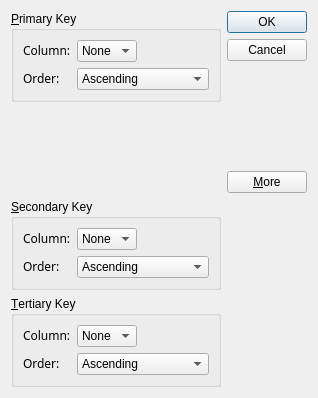
<?xml version="1.0" encoding="UTF-8"?>
<ui version="4.0">
 <class>SortDialog</class>
 <widget class="QDialog" name="SortDialog">
  <property name="geometry">
   <rect>
    <x>0</x>
    <y>0</y>
    <width>318</width>
    <height>398</height>
   </rect>
  </property>
  <property name="windowTitle">
   <string>Sort</string>
  </property>
  <layout class="QGridLayout">
   <item row="0" column="1" rowspan="2">
    <layout class="QVBoxLayout">
     <item>
      <widget class="QPushButton" name="okButton">
       <property name="text">
        <string>OK</string>
       </property>
       <property name="default">
        <bool>true</bool>
       </property>
      </widget>
     </item>
     <item>
      <widget class="QPushButton" name="cancelButton">
       <property name="text">
        <string>Cancel</string>
       </property>
      </widget>
     </item>
     <item>
      <spacer>
       <property name="orientation">
        <enum>Qt::Orientation::Vertical</enum>
       </property>
       <property name="sizeHint" stdset="0">
        <size>
         <width>20</width>
         <height>0</height>
        </size>
       </property>
      </spacer>
     </item>
     <item>
      <widget class="QPushButton" name="moreButton">
       <property name="text">
        <string>&amp;More</string>
       </property>
       <property name="checkable">
        <bool>true</bool>
       </property>
      </widget>
     </item>
    </layout>
   </item>
   <item row="3" column="0">
    <widget class="QGroupBox" name="tertiaryGroupBox">
     <property name="title">
      <string>&amp;Tertiary Key</string>
     </property>
     <layout class="QGridLayout">
      <item row="1" column="1" colspan="2">
       <widget class="QComboBox" name="tertiaryOrderCombo">
        <item>
         <property name="text">
          <string>Ascending</string>
         </property>
        </item>
        <item>
         <property name="text">
          <string>Descending</string>
         </property>
        </item>
       </widget>
      </item>
      <item row="1" column="0">
       <widget class="QLabel" name="tertiaryOrderLabel">
        <property name="text">
         <string>&lt;html&gt;&lt;head&gt;&lt;meta name=&quot;qrichtext&quot; content=&quot;1&quot; /&gt;&lt;/head&gt;&lt;body style=&quot; white-space: pre-wrap; font-family:Sans Serif; font-weight:400; font-style:normal; text-decoration:none;&quot;&gt;&lt;p style=&quot; margin-top:0px; margin-bottom:0px; margin-left:0px; margin-right:0px; -qt-block-indent:0; text-indent:0px;&quot;&gt;Order:&lt;/p&gt;&lt;/body&gt;&lt;/html&gt;</string>
        </property>
       </widget>
      </item>
      <item row="0" column="0">
       <widget class="QLabel" name="tertiaryColumnLabel">
        <property name="text">
         <string>&lt;html&gt;&lt;head&gt;&lt;meta name=&quot;qrichtext&quot; content=&quot;1&quot; /&gt;&lt;/head&gt;&lt;body style=&quot; white-space: pre-wrap; font-family:Sans Serif; font-weight:400; font-style:normal; text-decoration:none;&quot;&gt;&lt;p style=&quot; margin-top:0px; margin-bottom:0px; margin-left:0px; margin-right:0px; -qt-block-indent:0; text-indent:0px;&quot;&gt;Column:&lt;/p&gt;&lt;/body&gt;&lt;/html&gt;</string>
        </property>
       </widget>
      </item>
      <item row="0" column="2">
       <spacer>
        <property name="orientation">
         <enum>Qt::Orientation::Horizontal</enum>
        </property>
        <property name="sizeHint" stdset="0">
         <size>
          <width>31</width>
          <height>20</height>
         </size>
        </property>
       </spacer>
      </item>
      <item row="0" column="1">
       <widget class="QComboBox" name="tertiaryColumnCombo">
        <item>
         <property name="text">
          <string>None</string>
         </property>
        </item>
       </widget>
      </item>
     </layout>
    </widget>
   </item>
   <item row="2" column="0">
    <widget class="QGroupBox" name="secondaryGroupBox">
     <property name="title">
      <string>&amp;Secondary Key</string>
     </property>
     <layout class="QGridLayout">
      <item row="1" column="1" colspan="2">
       <widget class="QComboBox" name="secondaryOrderCombo">
        <item>
         <property name="text">
          <string>Ascending</string>
         </property>
        </item>
        <item>
         <property name="text">
          <string>Descending</string>
         </property>
        </item>
       </widget>
      </item>
      <item row="1" column="0">
       <widget class="QLabel" name="secondaryOrderLabel">
        <property name="text">
         <string>&lt;html&gt;&lt;head&gt;&lt;meta name=&quot;qrichtext&quot; content=&quot;1&quot; /&gt;&lt;/head&gt;&lt;body style=&quot; white-space: pre-wrap; font-family:Sans Serif; font-weight:400; font-style:normal; text-decoration:none;&quot;&gt;&lt;p style=&quot; margin-top:0px; margin-bottom:0px; margin-left:0px; margin-right:0px; -qt-block-indent:0; text-indent:0px;&quot;&gt;Order:&lt;/p&gt;&lt;/body&gt;&lt;/html&gt;</string>
        </property>
       </widget>
      </item>
      <item row="0" column="0">
       <widget class="QLabel" name="secondaryColumnLabel">
        <property name="text">
         <string>&lt;html&gt;&lt;head&gt;&lt;meta name=&quot;qrichtext&quot; content=&quot;1&quot; /&gt;&lt;/head&gt;&lt;body style=&quot; white-space: pre-wrap; font-family:Sans Serif; font-weight:400; font-style:normal; text-decoration:none;&quot;&gt;&lt;p style=&quot; margin-top:0px; margin-bottom:0px; margin-left:0px; margin-right:0px; -qt-block-indent:0; text-indent:0px;&quot;&gt;Column:&lt;/p&gt;&lt;/body&gt;&lt;/html&gt;</string>
        </property>
       </widget>
      </item>
      <item row="0" column="2">
       <spacer>
        <property name="orientation">
         <enum>Qt::Orientation::Horizontal</enum>
        </property>
        <property name="sizeHint" stdset="0">
         <size>
          <width>31</width>
          <height>20</height>
         </size>
        </property>
       </spacer>
      </item>
      <item row="0" column="1">
       <widget class="QComboBox" name="secondaryColumnCombo">
        <item>
         <property name="text">
          <string>None</string>
         </property>
        </item>
       </widget>
      </item>
     </layout>
    </widget>
   </item>
   <item row="1" column="0">
    <spacer>
     <property name="orientation">
      <enum>Qt::Orientation::Vertical</enum>
     </property>
     <property name="sizeType">
      <enum>QSizePolicy::Policy::Expanding</enum>
     </property>
     <property name="sizeHint" stdset="0">
      <size>
       <width>20</width>
       <height>0</height>
      </size>
     </property>
    </spacer>
   </item>
   <item row="0" column="0">
    <widget class="QGroupBox" name="primaryGroupBox">
     <property name="title">
      <string>&amp;Primary Key</string>
     </property>
     <layout class="QGridLayout">
      <item row="1" column="1" colspan="2">
       <widget class="QComboBox" name="primaryOrderCombo">
        <item>
         <property name="text">
          <string>Ascending</string>
         </property>
        </item>
        <item>
         <property name="text">
          <string>Descending</string>
         </property>
        </item>
       </widget>
      </item>
      <item row="1" column="0">
       <widget class="QLabel" name="primaryOrderLabel">
        <property name="text">
         <string>&lt;html&gt;&lt;head&gt;&lt;meta name=&quot;qrichtext&quot; content=&quot;1&quot; /&gt;&lt;/head&gt;&lt;body style=&quot; white-space: pre-wrap; font-family:Sans Serif; font-weight:400; font-style:normal; text-decoration:none;&quot;&gt;&lt;p style=&quot; margin-top:0px; margin-bottom:0px; margin-left:0px; margin-right:0px; -qt-block-indent:0; text-indent:0px;&quot;&gt;Order:&lt;/p&gt;&lt;/body&gt;&lt;/html&gt;</string>
        </property>
       </widget>
      </item>
      <item row="0" column="0">
       <widget class="QLabel" name="primaryColumnLabel">
        <property name="text">
         <string>&lt;html&gt;&lt;head&gt;&lt;meta name=&quot;qrichtext&quot; content=&quot;1&quot; /&gt;&lt;/head&gt;&lt;body style=&quot; white-space: pre-wrap; font-family:Sans Serif; font-weight:400; font-style:normal; text-decoration:none;&quot;&gt;&lt;p style=&quot; margin-top:0px; margin-bottom:0px; margin-left:0px; margin-right:0px; -qt-block-indent:0; text-indent:0px;&quot;&gt;Column:&lt;/p&gt;&lt;/body&gt;&lt;/html&gt;</string>
        </property>
       </widget>
      </item>
      <item row="0" column="2">
       <spacer>
        <property name="orientation">
         <enum>Qt::Orientation::Horizontal</enum>
        </property>
        <property name="sizeHint" stdset="0">
         <size>
          <width>31</width>
          <height>20</height>
         </size>
        </property>
       </spacer>
      </item>
      <item row="0" column="1">
       <widget class="QComboBox" name="primaryColumnCombo">
        <item>
         <property name="text">
          <string>None</string>
         </property>
        </item>
       </widget>
      </item>
     </layout>
    </widget>
   </item>
  </layout>
 </widget>
 <tabstops>
  <tabstop>primaryColumnCombo</tabstop>
  <tabstop>primaryOrderCombo</tabstop>
  <tabstop>secondaryColumnCombo</tabstop>
  <tabstop>secondaryOrderCombo</tabstop>
  <tabstop>tertiaryColumnCombo</tabstop>
  <tabstop>tertiaryOrderCombo</tabstop>
  <tabstop>okButton</tabstop>
  <tabstop>cancelButton</tabstop>
  <tabstop>moreButton</tabstop>
 </tabstops>
 <resources/>
 <connections>
  <connection>
   <sender>moreButton</sender>
   <signal>toggled(bool)</signal>
   <receiver>secondaryGroupBox</receiver>
   <slot>setVisible(bool)</slot>
   <hints>
    <hint type="sourcelabel">
     <x>288</x>
     <y>141</y>
    </hint>
    <hint type="destinationlabel">
     <x>104</x>
     <y>166</y>
    </hint>
   </hints>
  </connection>
  <connection>
   <sender>moreButton</sender>
   <signal>toggled(bool)</signal>
   <receiver>tertiaryGroupBox</receiver>
   <slot>setVisible(bool)</slot>
   <hints>
    <hint type="sourcelabel">
     <x>240</x>
     <y>141</y>
    </hint>
    <hint type="destinationlabel">
     <x>170</x>
     <y>307</y>
    </hint>
   </hints>
  </connection>
  <connection>
   <sender>okButton</sender>
   <signal>clicked()</signal>
   <receiver>SortDialog</receiver>
   <slot>accept()</slot>
   <hints>
    <hint type="sourcelabel">
     <x>257</x>
     <y>25</y>
    </hint>
    <hint type="destinationlabel">
     <x>283</x>
     <y>268</y>
    </hint>
   </hints>
  </connection>
  <connection>
   <sender>cancelButton</sender>
   <signal>clicked()</signal>
   <receiver>SortDialog</receiver>
   <slot>reject()</slot>
   <hints>
    <hint type="sourcelabel">
     <x>225</x>
     <y>56</y>
    </hint>
    <hint type="destinationlabel">
     <x>264</x>
     <y>335</y>
    </hint>
   </hints>
  </connection>
 </connections>
</ui>
